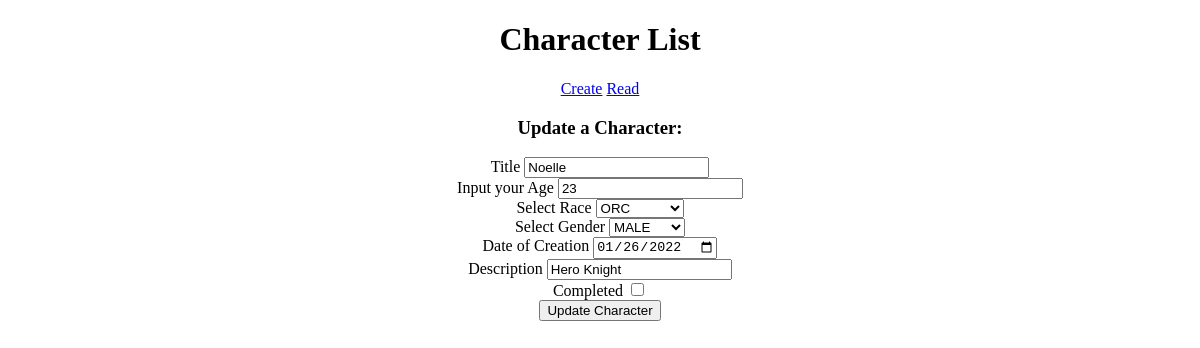
Before: /update/Noelle with the older database file.
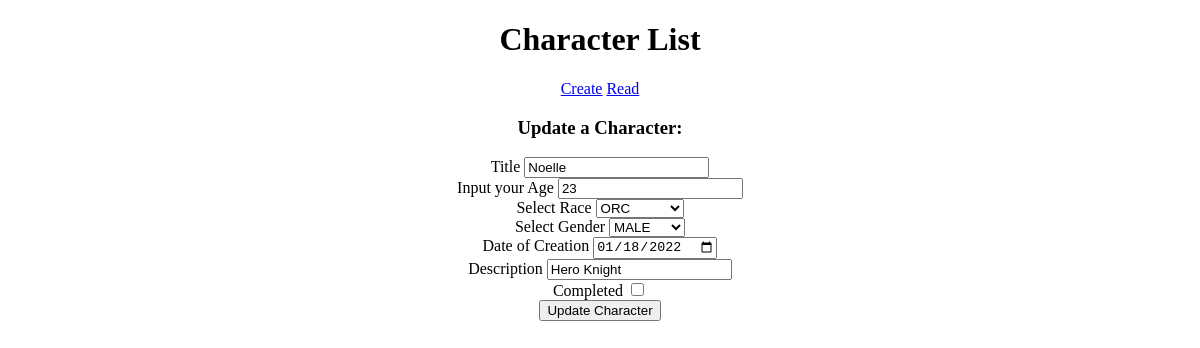
After: the same page with the newer database file.
### application/models.py (models this page shows)
class Characters(db.Model):
    character_id = db.Column(db.Integer, primary_key=True)
    name = db.Column(db.String(30), nullable=False)
    age = db.Column(db.Integer, nullable=False)
    race = db.Column(db.String(30), nullable=False)
    gender = db.Column(db.String(30), nullable=False)
    date= db.Column(db.Date, nullable = False)
    description = db.Column(db.String(30),nullable=False)
    completed = db.Column(db.Boolean , default=False)

### application/routes.py (the view, shortened to what this page needs)
@app.route('/update/<name>', methods=['GET', 'POST'])
def update(name):
    updateform = UpdateForm()
    character = Characters.query.filter_by(name=name).first()
    if request.method == 'GET':
        updateform.name.data = character.name
        updateform.age.data = character.age
        updateform.race.data = character.race
        updateform.gender.data = character.gender
        updateform.date.data = character.date
        updateform.description.data = character.description
        return render_template('update.html', form=updateform)

### application/forms.py
class UpdateForm(FlaskForm):
    name = StringField('Title', validators=[DataRequired(), Length(min=2,max=30)])
    age = IntegerField('Input your Age',validators=[DataRequired()])
    race = SelectField('Select Race', choices = [('nord','NORD'),('slav','SLAV'),('orc','ORC'),('high elf','HIGH ELF'),('dark elf','DARK ELF')])
    gender = SelectField('Select Gender', choices = [('male','MALE'),('female','FEMALE')])
    date = DateField('Date of Creation',
        default=date.today,validators=[DataRequired()])
    description = StringField('Description', validators=[DataRequired(), Length(min=2,max=300)])
    completed = BooleanField('Completed')
    submit = SubmitField('Update Character')

### application/templates/update.html (shortened to what this page needs)
{% extends 'main.html' %}
{% block todo %}
<h3>Update a Character:</h3>
<div class='form'>
    <form method='POST' action=''>
        {{ form.name.label }}
        {{ form.name }}
        <br>
        {{ form.age.label }}
        {{ form.age }}
        <br>
        {{ form.race.label}}
        {{ form.race }}
        <br>
        {{ form.gender.label }}
        {{ form.gender }}
        <br>
        {{ form.date.label }}
        {{ form.date }}
        <br>
        {{ form.description.label }}
        {{ form.description }}
        <br>
        {{ form.completed.label }}
        {{ form.completed }}
        <br>
        {{ form.submit }}
    </form>
</div>
{% endblock todo %}

Changed rows visible on the page:
changed Characters "Noelle": date "01/26/2022" → "01/18/2022"
